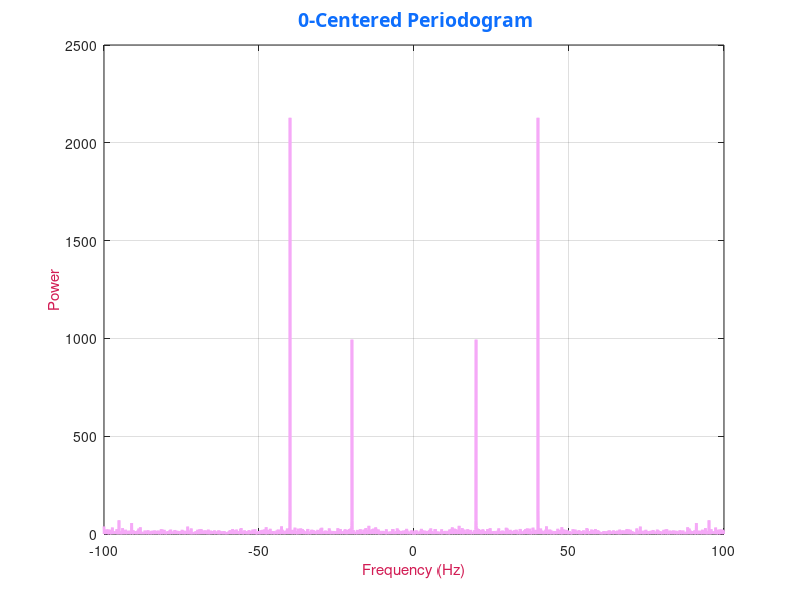

Write the MATLAB code that produced this figure.

%%Example 1
fs = 200; % Sample frequency (Hz)
t = 0:1 / fs:20 - 1 / fs; % 20 sec sample
x = (1.3) * sin(2 * pi * 20 * t) ... % 15 Hz component
    + (1.7) * sin(2 * pi * 40 * (t - 2)) ... % 40 Hz component
    + 2.5 * gallery('normaldata', size(t), 4);
m = length(x); % Window length
n = pow2(nextpow2(m)); % Transform length
y = fft(x, n); % DFT
f = (0:n - 1) * (fs / n); % Frequency range
power = y .* conj(y) / n;
f14 = figure("Name", 'Signals');
set(f14, 'color', '#BDACE4');
plot(f, power, 'color', '#F5A9F7', 'LineWidth', 2);
ylabel('Frequency (Hz)', 'color', '#D21D55');
xlabel('Power', 'color', '#D21D55');
title ('Periodogram', 'color', '#0d6efd','FontSize',14,'FontName' ...
    ,'TimeNewRoman'); grid on

y0 = fftshift(y); % Rearrange y values 
f0 = (-n/2:n/2-1)*(fs/n); % 0-centered frequency range
power0 = y0.*conj(y0)/n; % 0-centered power 
plot(f0,power0, 'color', '#F5A9F7', 'LineWidth', 2);
xlabel('Frequency (Hz)', 'color', '#D21D55');
ylabel('Power', 'color', '#D21D55') ;
title('{\bf 0-Centered Periodogram}', 'color', ...
    '#0d6efd','FontSize', ...
     14,'FontName' ...
    ,'TimeNewRoman'); grid on



